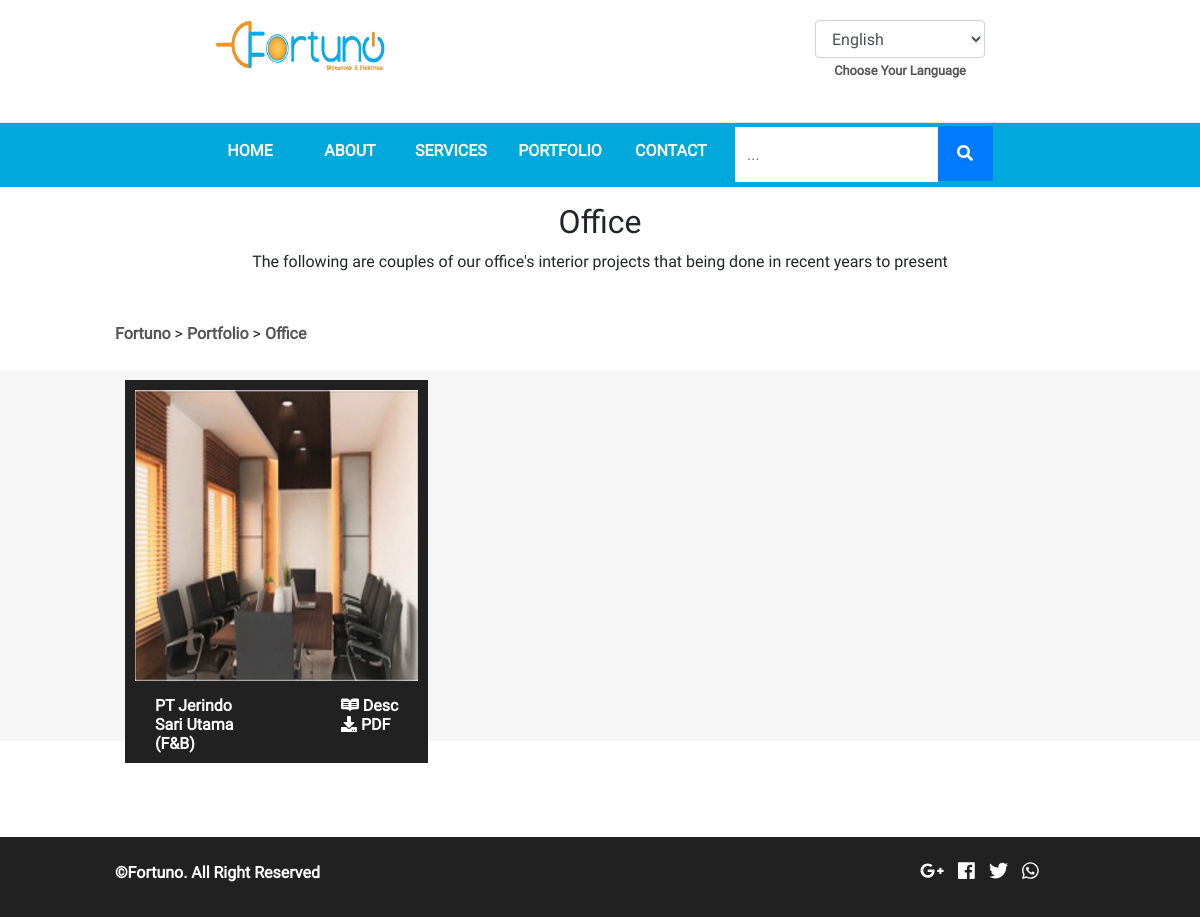
The app's page /portfolio/office with its own data.
### tables this page shows
CREATE TABLE `fortu_portofolio` (
  `portofolio_id` int(8) NOT NULL,
  `catporto_id` int(11) NOT NULL,
  `portofolio_name` varchar(255) NOT NULL,
  `portofolio_name_en` varchar(255) NOT NULL,
  `portofolio_desc` text NOT NULL,
  `portofolio_desc_en` text NOT NULL,
  `portofolio_pub` enum('88','99') NOT NULL,
  `portofolio_link` varchar(255) NOT NULL,
  `portofolio_pdf` varchar(255) NOT NULL
);

CREATE TABLE `fortu_image` (
  `image_id` int(11) NOT NULL,
  `parent_id` int(11) NOT NULL,
  `image_parent_name` varchar(255) NOT NULL,
  `image_name` varchar(255) NOT NULL,
  `image_seq` tinyint(4) NOT NULL
);

### application/views/index.php (called while the page is built, shortened)
<?php
$this->load->view('component/top', isset($top) ? $top : 0);
$this->load->view('component/header', isset($header) ? $header : 0);
$this->load->view($content, isset($component) ? $component : 0);

### application/controllers/Portfolio.php (called while the page is built, shortened)
<?php
  class Portfolio extends Frontend_Controller
  {
    function __construct() {
      parent::__construct();
      $this->data['top'] = 'portfolio';
      $this->data['bottom'] = 'portfolio';
      $this->data['header']['portfolio'] = 'portfolio';
    }
    function workArea($link) {
      $this->data['content'] = 'pages/portfolio-gallery';
      $this->data['catporto'] = $this->catporto_model->get_category(array('image_parent_name' => 'catporto', '{PRE}catporto.catporto_link' => $link), NULL, NULL, NULL, array('{PRE}catporto.catporto_id', '{PRE}catporto.catporto_name', '{PRE}catporto.catporto_desc', '{PRE}catporto.catporto_name_en', '{PRE}catporto.catporto_desc_en', '{PRE}catporto.catporto_link'));
      $catporto_id = $this->data['catporto'][0]->catporto_id;
      $this->data['portofolio'] = $this->portofolio_model->get_portofolio(array('image_parent_name' => 'portofolio', 'portofolio_pub' => '99', '{PRE}catporto.catporto_id' => $catporto_id,'image_seq' => 0));
      $this->load->view('index', $this->data);
    }
  }
 ?>

### index.php (called while the page is built, shortened)
<?php
require_once BASEPATH.'core/CodeIgniter.php';

### application/core/MY_Model.php (called while the page is built, shortened)
<?php
class MY_Model extends CI_Model
{
	protected $_table_name;
	protected $_order_by;
	protected $_order_by_type;
	protected $_primary_filter = 'intval';
	protected $_primary_key;
	public function get($id = NULL, $single = FALSE)
	{
		if ($id != NULL) {
			$filter = $this->_primary_filter;
			$id = $filter($id);
			$this->db->where($this->_primary_key, $id);
			$method = 'row';
		}
		elseif ($single == TRUE) {
			$method = 'row';
		}
		else {
			$method = 'result';
		}
		if ($this->_order_by_type) {
			$this->db->order_by($this->_order_by, $this->_order_by_type);
		}
		else {
			$this->db->order_by($this->_order_by);
		}
		return $this->db->get('{PRE}'.$this->_table_name)->$method();
	}
	public function get_by($where = NULL, $limit = NULL, $offset = NULL, $single = FALSE, $select = NULL)
	{
		if ($select != NULL) {
			$this->db->select($select);
		}
		if ($where != NULL) {
			$this->db->where($where);
		}
		if (($limit) && ($offset)) {
			$this->db->limit($limit, $offset);
		}
		elseif (($limit)) {
			$this->db->limit($limit);
		}
		return $this->get(NULL, $single);
	}
	public function count($where = NULL)
	{
		if ($where) {
			$this->db->where($where);
		}
		$this->db->from('{PRE}'.$this->_table_name);
		return $this->db->count_all_results();
	}
}

### application/core/MY_Controller.php (called while the page is built, shortened)
<?php
class Frontend_Controller extends MY_Controller
{
	public function __construct()
	{
		if (empty($this->data['uri_1'])) {
			$this->data['metadata_site'] = $this->site_model->get(1);
		}
		else {
			$count_seo = $this->seo_model->count(array('seo_page' => $this->data['uri_1']));
			if ($count_seo > 0) {
				$this->data['metadata_seo'] = $this->seo_model->get_by(array('seo_page' => $this->data['uri_1']), 1, NULL, TRUE);
			}
			else {
				$this->data['metadata_site'] = $this->site_model->get(1);
			}
		}
	}
}

### application/models/Catporto_model.php (called while the page is built, shortened)
<?php
class Catporto_model extends MY_Model
{
	public function get_category($where = NULL, $limit = NULL, $offset= NULL, $single=FALSE, $select=NULL, $like = NULL, $order = NULL)
	{
		return parent::get_by($where,$limit,$offset,$single,$select);
	}
}

### application/models/Portofolio_model.php (called while the page is built, shortened)
<?php
class Portofolio_model extends MY_Model
{
	public function get_portofolio($where = NULL, $limit = NULL, $offset= NULL, $single=FALSE, $select=NULL, $like = NULL, $order = NULL)
	{
		return parent::get_by($where,$limit,$offset,$single,$select);
	}
}

### application/views/component/top.php (the view, shortened to what this page needs)
<!DOCTYPE html>
<html lang="en">
	<head>
		<link rel="stylesheet" href="<?php echo base_url();?>plugins/bootstrap_new/bootstrap.min.css">
		<link rel="stylesheet" href="<?php echo base_url();?>dist/css/fort.style.css">
		<?php if (isset($top)): ?>
			<?php
			switch ($top) {
				case 'services': ?>
				<?php break;
				case 'portfolio': ?>
				<link rel="stylesheet" href="<?php echo base_url();?>dist/css/fort.style_portfolio.css">
				<?php break;
				case 'search': ?>
				<?php break;
			}
			 ?>
		<?php else: ?>
			<link rel="stylesheet" href="<?php echo base_url();?>dist/css/fort.style_home.css">
		<?php endif; ?>
	</head>
<body>

### application/views/pages/portfolio-gallery.php (shortened to what this page needs)
<?php
$catporto_name = cekBahasa('catporto_name');
$catporto_desc = cekBahasa('catporto_desc');
?>
<div class="text-center mt-3">
  <p class="h2"><?=$catporto[0]->$catporto_name?></p>
  <div class="text-center px-5">
        <?=$catporto[0]->$catporto_desc?>
  </div>
  <div class="row services-gap text-left mt-5">
    <div class="col-md-1"></div>
    <div class="col-md-11">
      <?php $link_nav_jadul =  substr(base_url(), 0, -1); $count_p = 0;?>
      <a href="<?=$link_nav_jadul;?>/">Fortuno</a>
      <?php foreach ($this->uri->segments as  $value) {
        ?>
          <?php if ($count_p++): ?>
            >
            <a href="<?=$link_nav_jadul .= '/'. $value;?>"><?=ucwords($catporto[0]->$catporto_name);?></a>
          <?php else: ?>
            <span class="position-relative menu-has-sub-n d-inline-block">
              >
              <a href="<?=$link_nav_jadul .= '/'. $value;?>"><?=ucwords($value);?></a>
            </span>
          <?php endif; ?>
        <?php
      }  ?>
    </div>
  </div>
</div><br>
<div class="row gallery-portfolio in-gallery">
  <div class="col-md-1"></div>
  <div class="col-md-10">
    <?php $count = 0; $j=0; $length_data = count($portofolio)-1; ?>
    <?php foreach ($portofolio as $porto) {
      $img_link = base_url(). "uploads/img/portofolio/".$porto->image_name;
      $porto_name = cekBahasa('portofolio_name');
      $porto_desc = cekBahasa('portofolio_desc');
      if (!$count++) { ?> <div class="row gallery-portfolio-cover"> <?php } ?>
        <div class="col-md-4 img-container gapps">
          <a class="position-relative">
            <img src="<?=$img_link?>" alt="">
            <p class="h6">
              <span class="row">
                <span class="col-md-6">
                  <strong class="strong-hover"><?=$porto->$porto_name?></strong>
                </span>
                <span class="col-md-6">
                  <strong class="strong-hover float-right desc-more <?php if (trim(strip_tags($porto->$porto_desc)) === "0"): ?>strong-disabled <?php endif; ?>" val="<?php if (trim(strip_tags($porto->$porto_desc)) !== "0"): ?>desc-valid<?php endif; ?>"> <i class="fab fa-readme"></i> Desc</strong>
                  <strong class="float-right mx-2
                  <?php if (!$porto->portofolio_pdf): ?>strong-disabled
                  <?php else: ?>strong-hover
                  <?php endif; ?>"
                  <?php if ($porto->portofolio_pdf): ?>
                  onclick="window.location.href='<?=base_url().'uploads/pdf/portofolio/'.$porto->portofolio_pdf?>'"
                <?php endif; ?> >
                  <i class="fas fa-download"></i> PDF</strong>
                </span>
              </span>
            </p>
          </a>
        </div>
      <?php if ($count === 3 || $length_data === $j) { $count = 0; ?> </div> <?php }
      $j++;
      }
    ?>
  </div>
  <div class="col-md-1"></div>
</div>
<div class="my-5"></div><br><br>

### records on screen
fortu_portofolio: fortu_image.image_name (picture), porto_name "PT Jerindo Sari Utama (F&B)"

### other values on screen
$catporto[0]->$catporto_name "Office"
$catporto[0]->$catporto_desc "The following are couples of our office's interior projects that being done in recent years to present"
$value "Portfolio"
